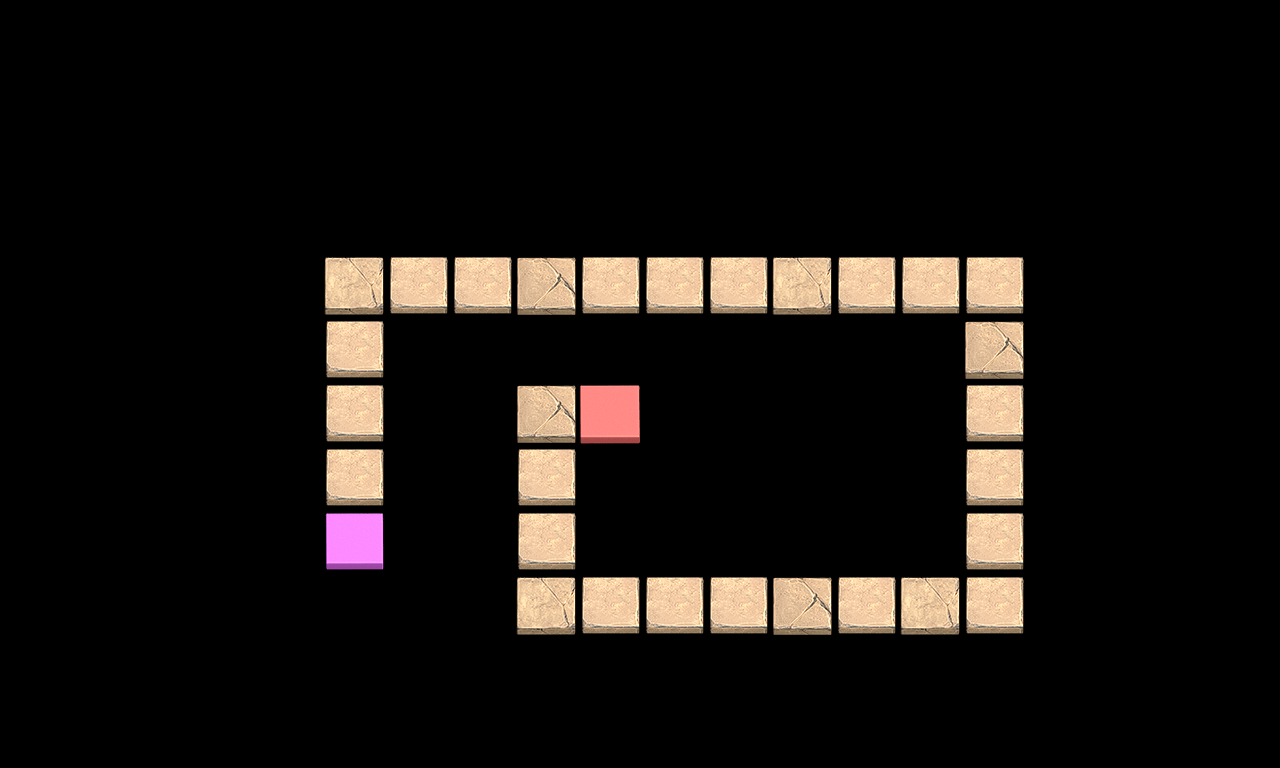

Rendered tile map (Tiled .tmx) drawn with the repository's tilesets; below, a short description and the map source with its tile grids summarised:
An orthogonal 20x12 tile map with 64x64 px tiles, 1 tile layer (Land), 9 tilesets and 13 objects.

<map version="1.0" orientation="orthogonal" width="20" height="12" tilewidth="64" tileheight="64">
 <tileset firstgid="1" name="map_tile" tilewidth="64" tileheight="64">
  <image source="map_tile.png" width="320" height="64" />
 </tileset>
 <tileset firstgid="6" name="bg_map" tilewidth="1280" tileheight="720">
  <image source="bg_map.png" width="1280" height="720" />
 </tileset>
 <tileset firstgid="7" name="goccay_1_128x128" tilewidth="128" tileheight="128">
  <image source="goccay_1_128x128.png" width="132" height="132" />
 </tileset>
 <tileset firstgid="8" name="house_256x256" tilewidth="256" tileheight="256">
  <image source="house_256x256.png" width="256" height="256" />
 </tileset>
 <tileset firstgid="9" name="goriu_128x128" tilewidth="128" tileheight="128">
  <image source="goriu_128x128.png" width="128" height="128" />
 </tileset>
 <tileset firstgid="10" name="tree_256x256" tilewidth="256" tileheight="256">
  <image source="tree_256x256.png" width="256" height="256" />
 </tileset>
 <tileset firstgid="11" name="stone_1_64x64" tilewidth="64" tileheight="64">
  <image source="stone_1_64x64.png" width="69" height="69" />
 </tileset>
 <tileset firstgid="12" name="stone_2_64x64" tilewidth="64" tileheight="64">
  <image source="stone_2_64x64.png" width="64" height="64" />
 </tileset>
 <tileset firstgid="13" name="stone_3_32x32" tilewidth="32" tileheight="32">
  <image source="stone_3_32x32.png" width="37" height="37" />
 </tileset>
 <objectgroup name="Background">
  <object gid="6" x="0.9697" y="721" />
 </objectgroup>
 <layer name="Land" width="20" height="12">
  <data>[240 cells, 31 non-empty, 5 distinct tile ids]</data>
 </layer>
 <objectgroup name="Terrain">
  <object gid="7" x="1050" y="290" />
  <object gid="7" x="705" y="509" />
  <object gid="8" x="701" y="232" />
  <object gid="9" x="176" y="311" />
  <object gid="10" x="8" y="501" />
  <object gid="11" x="660" y="182" />
  <object gid="12" x="700" y="240" />
  <object gid="13" x="109" y="536" />
  <object gid="13" x="920" y="202" />
  <object gid="13" x="1217" y="579" />
  <object gid="11" x="836" y="527" />
  <object gid="12" x="151" y="558" />
 </objectgroup>
</map>
